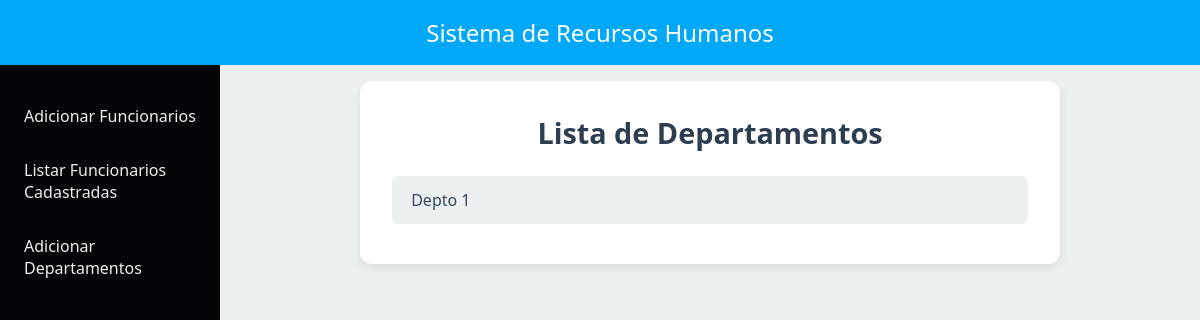
The app's page /depto/, older data.
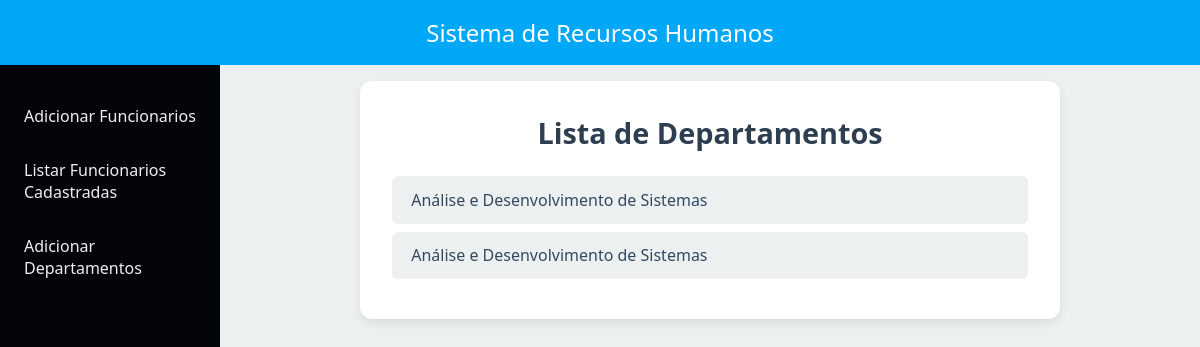
The same page, newer data.
### depto/models.py (models this page shows, shortened)
class Depto(models.Model):
    nome = models.CharField(max_length=100)

### depto/views.py (the view)
# urls.py: path('', views.depto_list, name='depto_list'),
def depto_list(request):
    departamentos = Depto.objects.all()
    return render(request, 'depto/depto_list.html', {'departamentos': departamentos})

### depto/templates/depto/depto_list.html
{% extends '_base.html' %}
{% block content %}
  <div class="lista-departamentos">
    <h1>Lista de Departamentos</h1>
    <ul>
      {% for depto in departamentos %}
        <li><a href="{% url 'depto_detail' depto.pk %}">{{ depto.nome }}</a></li>
      {% empty %}
        <li>Nenhum departamento cadastrado.</li>
      {% endfor %}
    </ul>
  </div>
{% endblock %}

Row changes from the older to the newer data that the page shows:
removed Depto: nome "Depto 1"
added Depto: nome "Análise e Desenvolvimento de Sistemas"
added Depto: nome "Análise e Desenvolvimento de Sistemas"
